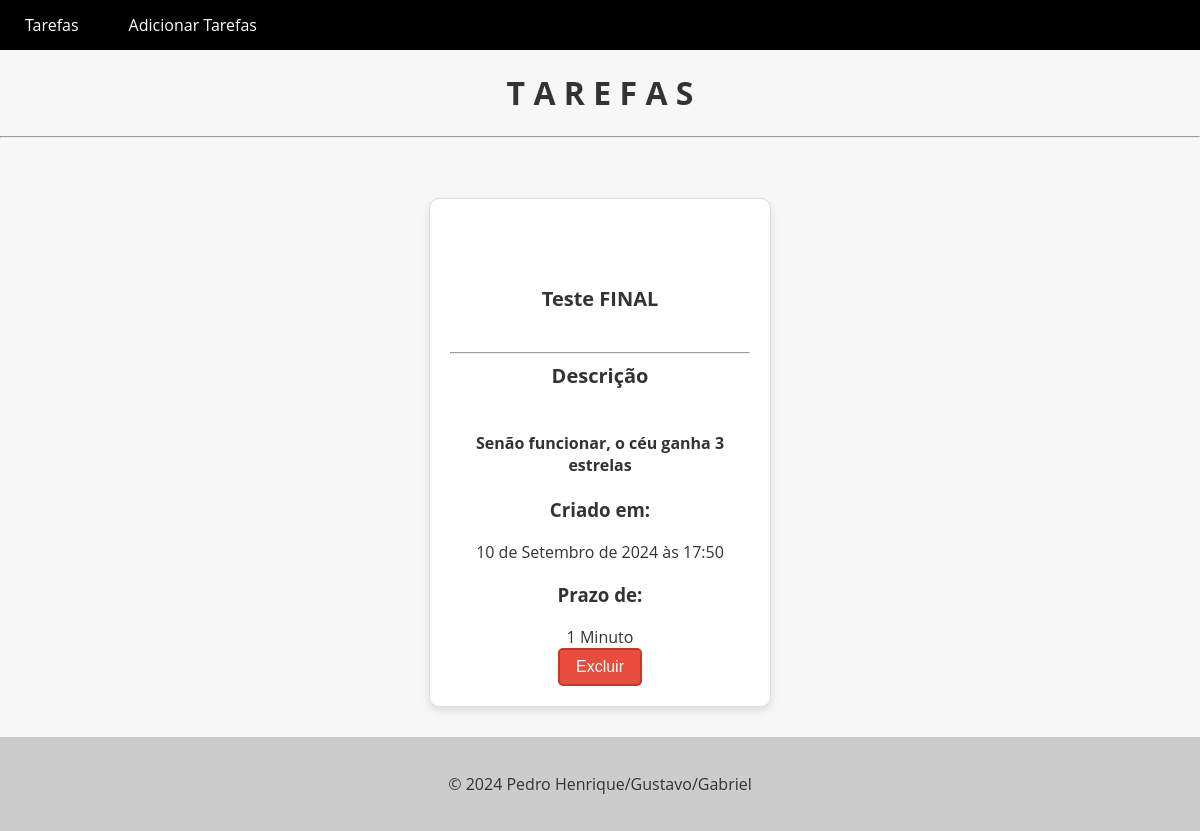
The page /list/ on the database as committed earlier.
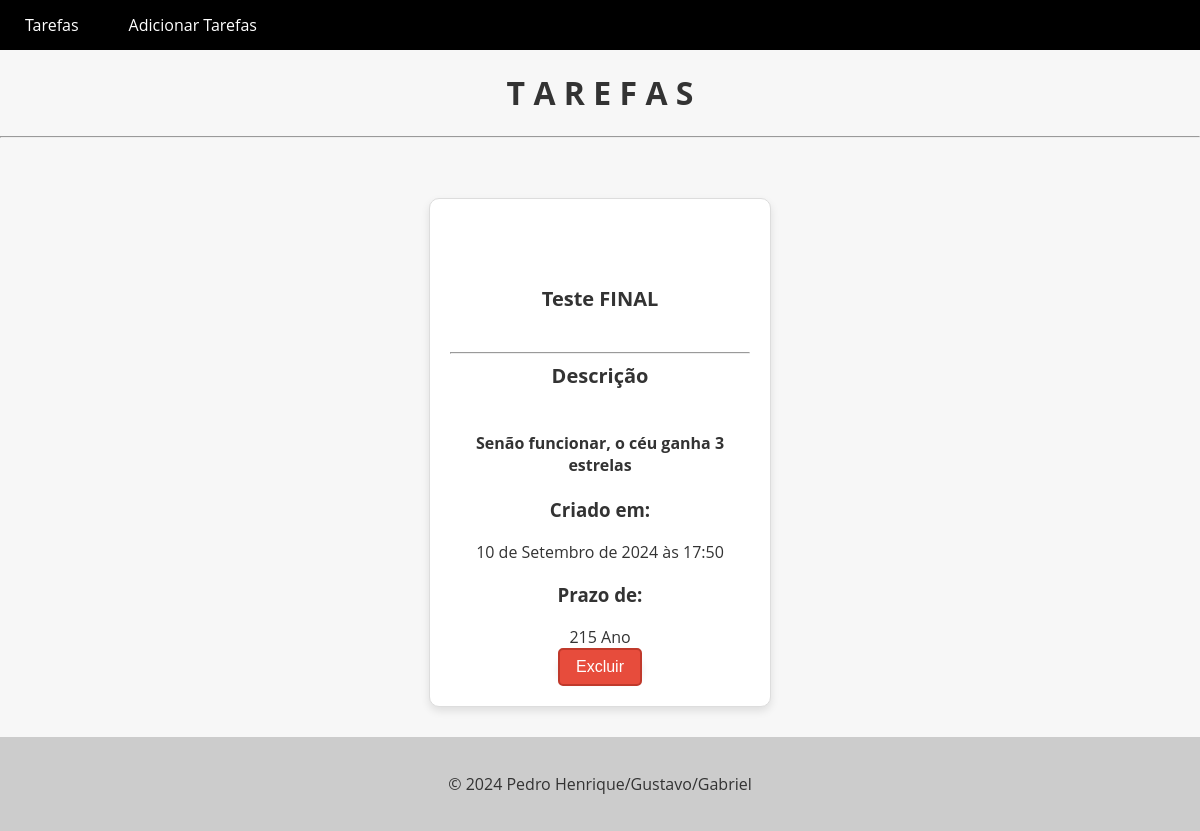
The same page on the database as committed later.
### app/models.py (models this page shows, shortened)
class list(models.Model):
    id=models.AutoField(primary_key=True)
    Name=models.CharField(blank=False, null=False, max_length=100, verbose_name="Nome")
    Create_At = models.DateTimeField(auto_now_add=True, null=True, blank=True, verbose_name="Criado em")
    Description=models.CharField(blank=True, null=True, max_length=500, verbose_name="Descrição")
    Deadline=models.IntegerField(blank=False, null=True, verbose_name="Prazo de")
    TimeScale = models.ForeignKey(TimeScale, on_delete=models.PROTECT, null=True, blank=True, related_name='list_TimeScale', verbose_name="")
    Finished_At=models.DateTimeField(null=True, blank=True)

class TimeScale(models.Model):
    id = models.AutoField(primary_key=True)
    name = models.CharField(max_length=200)
    def __str__(self) -> str:
        return self.name

### app/views.py (the view)
# urls.py: path('list/', list_view, name='list_view'),
def list_view(request):
    all_list = list.objects.all()
    search = request.GET.get('search')
    if search:
        all_list = list.objects.filter(Name__icontains=search)  # Use o campo correto para a busca
    else:
        all_list = list.objects.all()
    return render(request, 'list.html', {'all_list': all_list})

### app/templates/list.html (shortened to what this page needs)
{% extends "base.html" %}
{% block content %}
  <div class="tarefa-grid">
    {% if all_list %}
      {% for tarefas in all_list %}
        <div class="list-card">
          <br> <br> <br>
          <h2>{{ tarefas.Name }}</h2> <br>
          <hr>
          <h2>Descrição</h2>
          <h4> <br> {{ tarefas.Description }}</h4>
          <p>
            <h3>Criado em:</h3>{{ tarefas.Create_At }}<br>
            <h3>Prazo de:</h3>{{ tarefas.Deadline }} {{ tarefas.TimeScale }}</h3>
          </p>
          <form method="POST" action="{% url 'delete_task' tarefas.id %}" style="display:inline;">
            <button type="submit" class="delete-button" onclick="return confirm('Tem certeza de que deseja excluir esta tarefa?');">Excluir</button>
        </form>
        </div>
      {% endfor %}
    {% else %}
      <p class="no-results">Nenhuma tarefa encontrada.</p>
    {% endif %}
  </div>
{% endblock content %}

Rows that differ between the two databases and show on the page:
changed list "Teste FINAL": Deadline "1" → "215"; TimeScale "Minuto" → "Ano"
